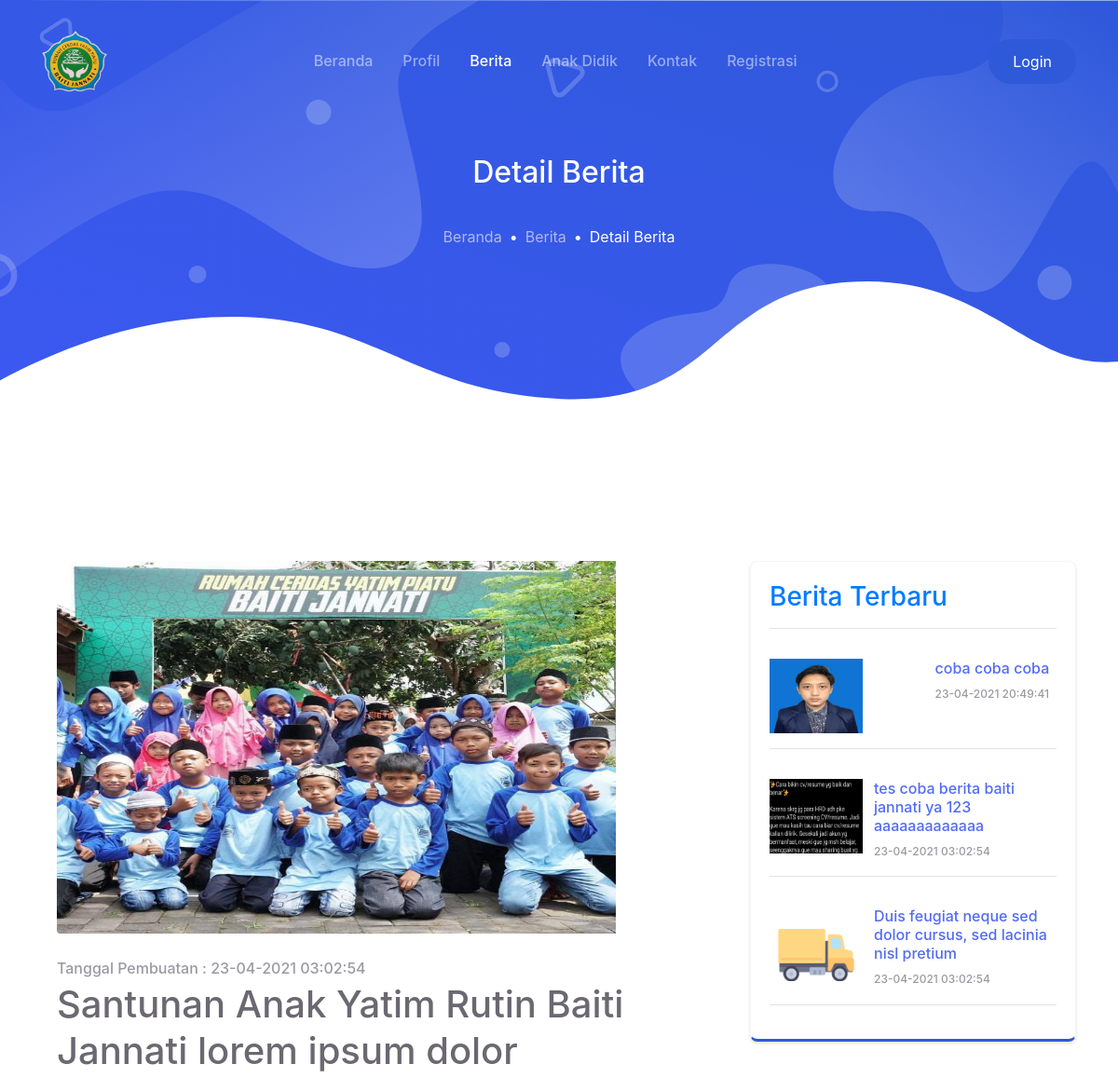
Page /berita/detail/3 (upper part) on the earlier database version.
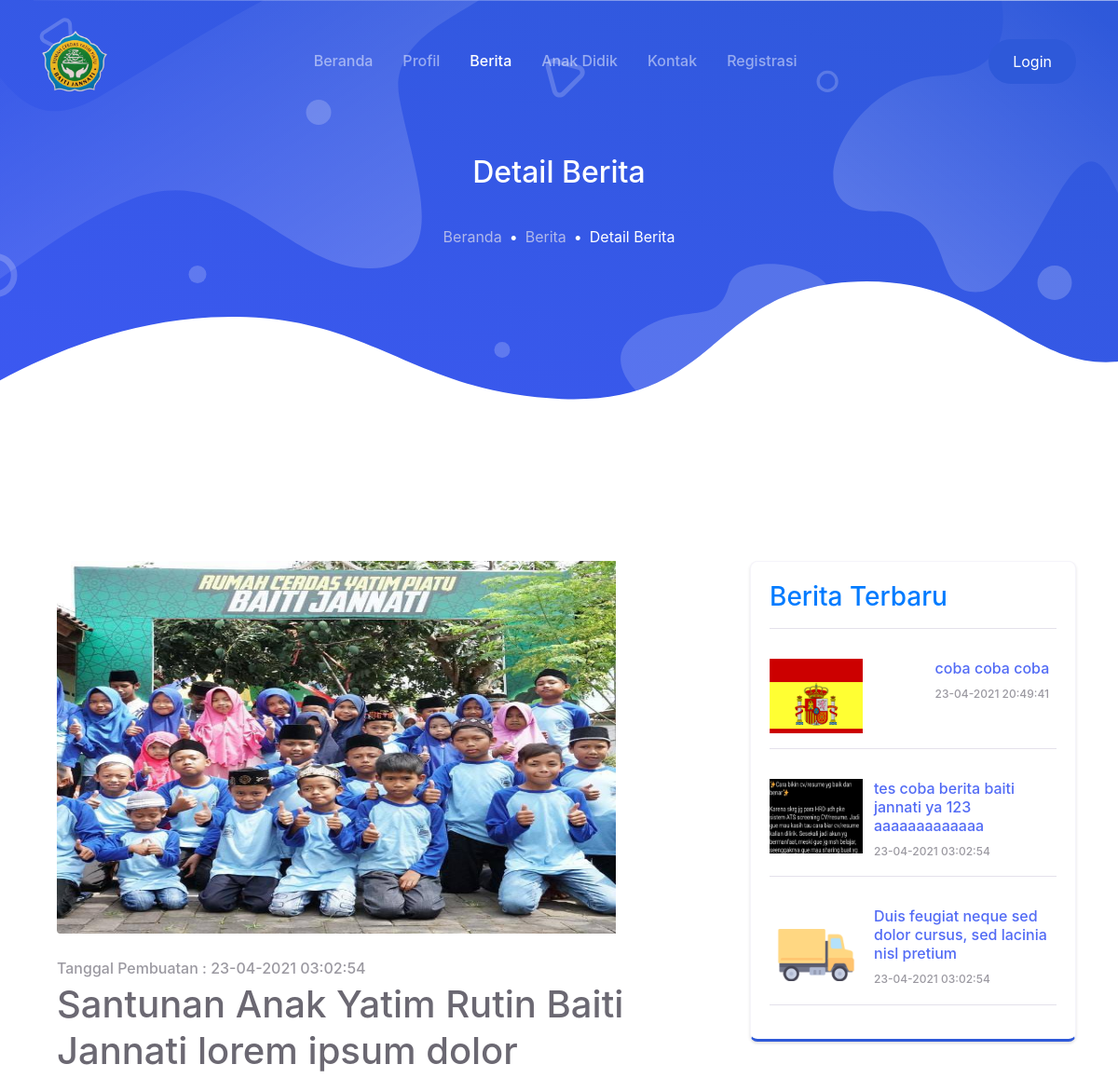
Same page on the later database version.
### tables this page shows
CREATE TABLE `berita` (
  `id_berita` int(11) NOT NULL,
  `id_user` int(11) NOT NULL,
  `judul` varchar(128) NOT NULL,
  `deskripsi` text NOT NULL,
  `foto` varchar(256) NOT NULL,
  `created_at` datetime NOT NULL DEFAULT current_timestamp(),
  `updated_at` datetime DEFAULT NULL ON UPDATE current_timestamp()
);

### application/controllers/berita.php (called while the page is built, shortened)
<?php
class Berita extends CI_Controller
{
    public function __construct()
    {
        $this->load->model('admin/Berita_model');
        $this->load->model('admin/Pengurus_model');
        $this->load->model('admin/User_model');
        $this->load->library('form_validation');
        $this->load->library('pagination');
    }
    public function detail($id_berita)
    {
        $data['title'] = 'Baiti Jannati | Detail Berita';
        $data['user'] = $this->User_model->getUser($this->session->userdata('email'));
        $data['berita'] = $this->Berita_model->getBerita($id_berita);
        $data['beritaTerbaru'] = $this->Berita_model->showBeritaTerbaru();
        $this->load->view('template/header', $data);
        $this->load->view('detail_berita', $data);
        $this->load->view('template/footer', $data);
    }
}

### index.php (called while the page is built, shortened)
<?php
require_once BASEPATH.'core/CodeIgniter.php';

### application/models/admin/berita_model.php (called while the page is built, shortened)
<?php
class Berita_model extends CI_Model
{
    public function showBeritaTerbaru()
    {
        $this->db->select('berita.*, user.name');
        $this->db->join('user', 'berita.id_user = user.id_user');
        $this->db->limit(3);
        $this->db->order_by('id_berita', 'DESC');
        return $this->db->get('berita')->result();
    }
    public function getBerita($id_berita)
    {
        $this->db->select('berita.*, user.name');
        $this->db->join('user', 'berita.id_user = user.id_user');
        return $this->db->get_where('berita', ['id_berita' => $id_berita])->result();
    }
}

### application/views/detail_berita.php (the view, shortened to what this page needs)
<body>
    <main>
        <div class="page-hero-section bg-image hero-mini"
            style="background-image: url(<?= base_url(); ?>assets/user/img/hero_mini.svg);">
            <div class="hero-caption">
                <div class="container fg-white h-100">
                    <div class="row justify-content-center align-items-center text-center h-100">
                        <div class="col-lg-6">
                            <h3 class="mb-4 fw-medium">Detail Berita</h3>
                            <nav aria-label="breadcrumb">
                                <ol class="breadcrumb breadcrumb-dark justify-content-center bg-transparent">
                                    <li class="breadcrumb-item"><a href="<?= base_url('beranda') ?>">Beranda</a>
                                    </li>
                                    <li class="breadcrumb-item"><a href="<?= base_url('berita') ?>">Berita</a></li>
                                    <li class="breadcrumb-item active" aria-current="page">Detail Berita</li>
                                </ol>
                            </nav>
                        </div>
                    </div>
                </div>
            </div>
        </div>
        <div class="page-section">
            <div class="container">
                <div class="row">
                    <div class="col-lg-8 py-3">
                        <?php foreach ($berita as $ad) : ?>
                        <article class="blog-single-entry">
                            <div class="post-thumbnail">
                                <img src="<?= base_url('assets/images/berita/') . $ad->foto ?>" alt=""
                                    style="width:600px; height:400px;">
                            </div>
                            <div class="post-date">
                                Tanggal Pembuatan : <?=  date('d-m-Y H:i:s', strtotime($ad->created_at)); ?>
                            </div>
                            <div class="text-primary">
                                <h1 class="post-title"><?= $ad->judul ?></h1>
                            </div>
                        </article>
                        <?php endforeach ?>
                    </div>
                    <div class="col-lg-4 py-3">
                        <div class="widget-wrap">
                            <h4 class="widget-title text-primary">Berita Terbaru</h4>
                            <hr>
                            <?php foreach ($beritaTerbaru as $ad) : ?>
                            <div class="blog-widget">
                                <div class="blog-img">
                                    <img src="<?= base_url('assets/images/berita/') . $ad->foto ?>" alt=""
                                        style="width:100px; height:100px;">
                                </div>
                                <div class="entry-footer">
                                    <div class="blog-title mb-2"><a
                                            href="<?= base_url() . 'berita/detail/' . $ad->id_berita ?>"><?= $ad->judul ?></a>
                                    </div>
                                    <div class="meta">
                                        <a href="#"><span class="icon-calendar"></span>
                                            <?=  date('d-m-Y H:i:s', strtotime($ad->created_at)); ?></a>
                                    </div>
                                </div>
                            </div>
                            <?php endforeach ?>
                        </div>
                    </div>
                </div>
            </div>
        </div>
    </main>
</body>

Differences in the rows shown:
changed berita "coba coba coba": foto: a different picture
